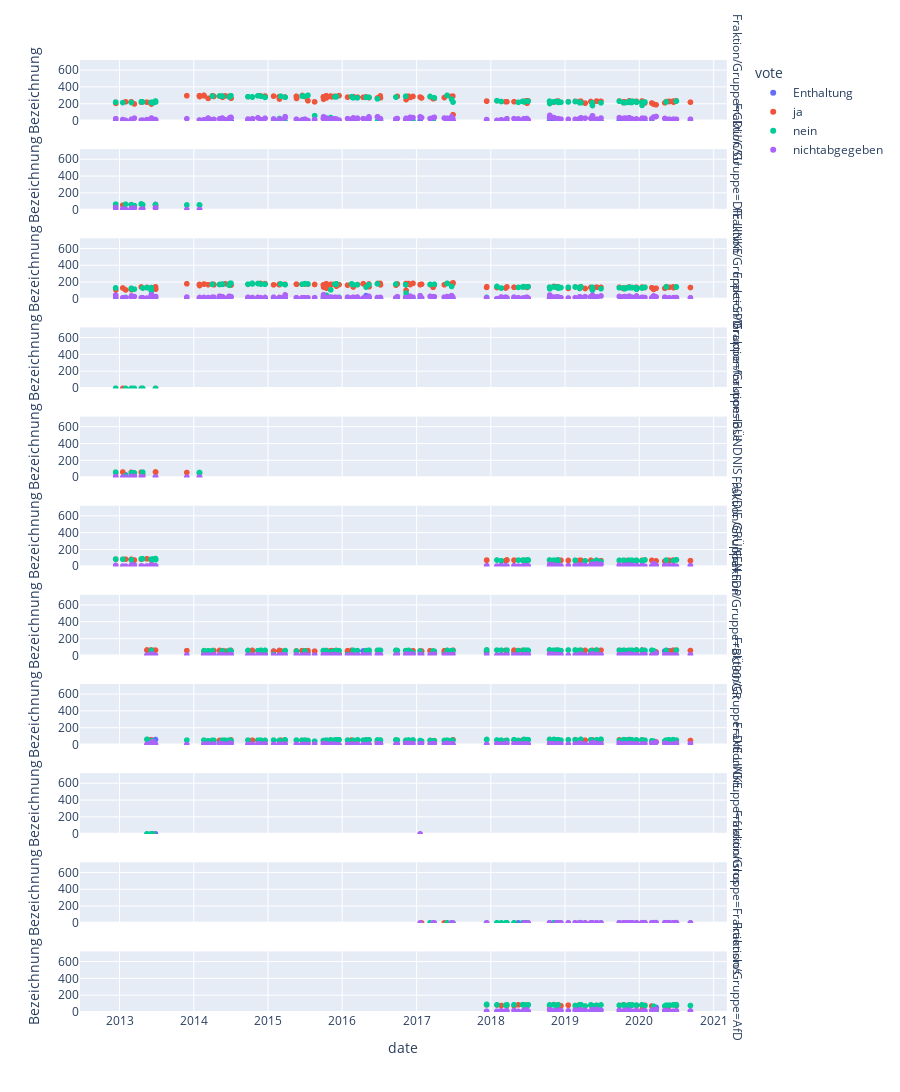

Notebook code for this chart:
### Code cell
fig = px.scatter(df_squished.groupby(['date','vote', 'Fraktion/Gruppe'])['Bezeichnung'].nunique().to_frame().reset_index(), x='date', y='Bezeichnung', color='vote',
                 facet_row='Fraktion/Gruppe', height=2000)
fig.update_yaxes(range=(0,720))
